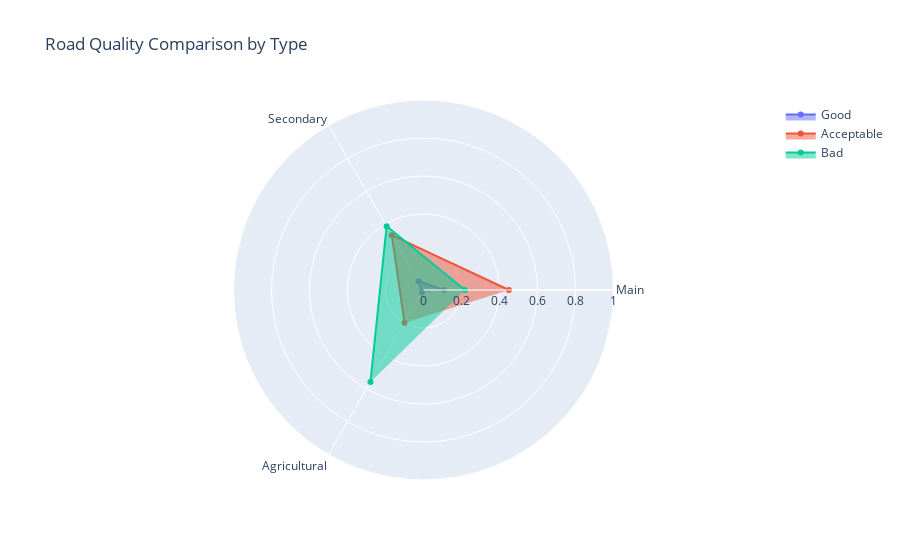

The code cell stored with this chart in its notebook:
### Code cell
fig = go.Figure()
fig.add_trace(go.Scatterpolar(
    r=[main_good, secondary_good, agricultural_good],
    theta=['Main', 'Secondary', 'Agricultural'],
    fill='toself',
    name='Good'))

fig.add_trace(go.Scatterpolar(
    r=[main_acceptable, secondary_acceptable, agricultural_acceptable],
    theta=['Main', 'Secondary', 'Agricultural'],
    fill='toself',
    name='Acceptable'))

fig.add_trace(go.Scatterpolar(
    r=[main_bad, secondary_bad, agricultural_bad],
    theta=['Main', 'Secondary', 'Agricultural'],
    fill='toself',
    name='Bad'))

fig.update_layout(
    polar=dict(radialaxis=dict(visible=True, range=[0, 1])),
    title="Road Quality Comparison by Type",
    showlegend=True)
fig.show()

### Figure 1 — Plotly figure (JSON) as saved in the notebook; plotly's stock layout.template omitted (floating-point values rounded to 4 significant figures)
{"data": [{"fill": "toself", "name": "Good", "r": [0.1073, 0.05277, 0.01495], "theta": ["Main", "Secondary", "Agricultural"], "type": "scatterpolar"}, {"fill": "toself", "name": "Acceptable", "r": [0.4494, 0.3333, 0.1996], "theta": ["Main", "Secondary", "Agricultural"], "type": "scatterpolar"}, {"fill": "toself", "name": "Bad", "r": [0.2181, 0.3879, 0.5585], "theta": ["Main", "Secondary", "Agricultural"], "type": "scatterpolar"}], "layout": {"autosize": true, "polar": {"angularaxis": {"type": "category"}, "radialaxis": {"autorange": false, "range": [0, 1], "type": "linear", "visible": true}}, "showlegend": true, "title": {"text": "Road Quality Comparison by Type"}}}
